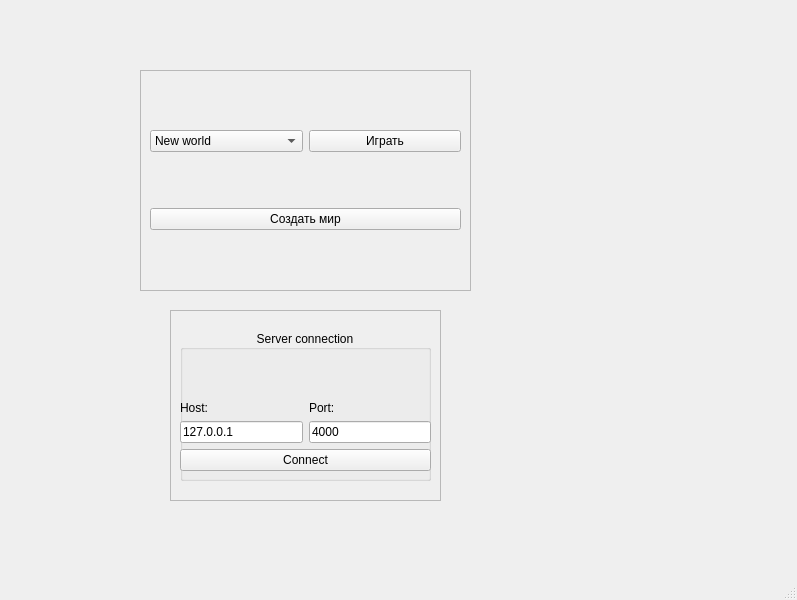
<?xml version="1.0" encoding="UTF-8"?>
<ui version="4.0">
 <class>MainWindow</class>
 <widget class="QMainWindow" name="MainWindow">
  <property name="geometry">
   <rect>
    <x>0</x>
    <y>0</y>
    <width>797</width>
    <height>600</height>
   </rect>
  </property>
  <property name="windowTitle">
   <string>MainWindow</string>
  </property>
  <widget class="QWidget" name="centralwidget">
   <widget class="QFrame" name="connection_frame">
    <property name="geometry">
     <rect>
      <x>170</x>
      <y>310</y>
      <width>271</width>
      <height>191</height>
     </rect>
    </property>
    <property name="frameShape">
     <enum>QFrame::StyledPanel</enum>
    </property>
    <property name="frameShadow">
     <enum>QFrame::Raised</enum>
    </property>
    <widget class="QGroupBox" name="groupBox">
     <property name="geometry">
      <rect>
       <x>10</x>
       <y>20</y>
       <width>251</width>
       <height>151</height>
      </rect>
     </property>
     <property name="cursor">
      <cursorShape>ArrowCursor</cursorShape>
     </property>
     <property name="title">
      <string>Server connection</string>
     </property>
     <property name="alignment">
      <set>Qt::AlignCenter</set>
     </property>
     <widget class="QWidget" name="gridLayoutWidget">
      <property name="geometry">
       <rect>
        <x>0</x>
        <y>0</y>
        <width>251</width>
        <height>141</height>
       </rect>
      </property>
      <layout class="QGridLayout" name="gridLayout">
       <property name="sizeConstraint">
        <enum>QLayout::SetMaximumSize</enum>
       </property>
       <property name="bottomMargin">
        <number>0</number>
       </property>
       <item row="3" column="0">
        <widget class="QLineEdit" name="hostEntry">
         <property name="text">
          <string>127.0.0.1</string>
         </property>
        </widget>
       </item>
       <item row="2" column="1">
        <widget class="QLabel" name="label_2">
         <property name="text">
          <string>Port:</string>
         </property>
        </widget>
       </item>
       <item row="3" column="1">
        <widget class="QLineEdit" name="portEntry">
         <property name="text">
          <string>4000</string>
         </property>
        </widget>
       </item>
       <item row="4" column="0" colspan="2">
        <widget class="QPushButton" name="connectButton">
         <property name="cursor">
          <cursorShape>ArrowCursor</cursorShape>
         </property>
         <property name="text">
          <string>Connect</string>
         </property>
        </widget>
       </item>
       <item row="1" column="0" colspan="2">
        <spacer name="verticalSpacer">
         <property name="orientation">
          <enum>Qt::Vertical</enum>
         </property>
         <property name="sizeHint" stdset="0">
          <size>
           <width>20</width>
           <height>40</height>
          </size>
         </property>
        </spacer>
       </item>
       <item row="2" column="0">
        <widget class="QLabel" name="label">
         <property name="text">
          <string>Host:</string>
         </property>
        </widget>
       </item>
      </layout>
     </widget>
    </widget>
   </widget>
   <widget class="QFrame" name="idle_frame">
    <property name="geometry">
     <rect>
      <x>140</x>
      <y>70</y>
      <width>331</width>
      <height>221</height>
     </rect>
    </property>
    <property name="frameShape">
     <enum>QFrame::StyledPanel</enum>
    </property>
    <property name="frameShadow">
     <enum>QFrame::Raised</enum>
    </property>
    <widget class="QWidget" name="gridLayoutWidget_2">
     <property name="geometry">
      <rect>
       <x>10</x>
       <y>10</y>
       <width>311</width>
       <height>201</height>
      </rect>
     </property>
     <layout class="QGridLayout" name="gridLayout_2">
      <item row="3" column="0" colspan="2">
       <widget class="QPushButton" name="cleate_button">
        <property name="text">
         <string>Создать мир</string>
        </property>
       </widget>
      </item>
      <item row="1" column="1">
       <widget class="QPushButton" name="play_button">
        <property name="text">
         <string>Играть</string>
        </property>
       </widget>
      </item>
      <item row="1" column="0">
       <widget class="QComboBox" name="world_selection">
        <item>
         <property name="text">
          <string>New world</string>
         </property>
        </item>
       </widget>
      </item>
     </layout>
    </widget>
   </widget>
  </widget>
  <widget class="QMenuBar" name="menubar">
   <property name="geometry">
    <rect>
     <x>0</x>
     <y>0</y>
     <width>797</width>
     <height>21</height>
    </rect>
   </property>
  </widget>
  <widget class="QStatusBar" name="statusbar"/>
 </widget>
 <resources/>
 <connections/>
</ui>
